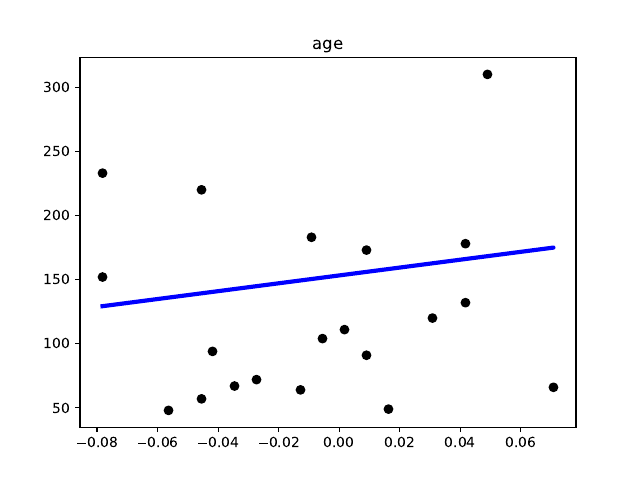

Reproduce this figure in Python.
import matplotlib.pyplot as plt
from matplotlib.backends.backend_pdf import PdfPages
import numpy as np
from sklearn import datasets, linear_model
from sklearn.metrics import mean_squared_error, r2_score

# Load the diabetes dataset as df
diabetes_df = datasets.load_diabetes()
feature_names = diabetes_df.feature_names
print("Diabetes featurenames:\n ", feature_names)
num_features = len(feature_names)
print(num_features)
pdf = PdfPages("diabetes.pdf")
fig = plt.figure()

# iterate through all features
for i in range(num_features):
    # Load the diabetes dataset
    diabetes_X, diabetes_y = datasets.load_diabetes(return_X_y=True)

    # Use only one feature
    diabetes_X = diabetes_X[:, np.newaxis, i]

    # Split the data into training/testing sets
    diabetes_X_train = diabetes_X[:-20]
    diabetes_X_test = diabetes_X[-20:]

    # Split the targets into training/testing sets
    diabetes_y_train = diabetes_y[:-20]
    diabetes_y_test = diabetes_y[-20:]

    # Create linear regression object
    regr = linear_model.LinearRegression()

    # Train the model using the training sets
    regr.fit(diabetes_X_train, diabetes_y_train)

    # Make predictions using the testing set
    diabetes_y_pred = regr.predict(diabetes_X_test)

    # The coefficients
    print("Coefficients: \n", regr.coef_)
    # The mean squared error
    print("Mean squared error: %.2f" % mean_squared_error(diabetes_y_test, diabetes_y_pred))
    # The coefficient of determination: 1 is perfect prediction
    print("Coefficient of determination: %.2f" % r2_score(diabetes_y_test, diabetes_y_pred))

    # Plot outputs
    # sub = fig.add_subplot(2, 2, (i % 4) + 1)
    sub = fig.add_subplot(111)

    sub.scatter(diabetes_X_test, diabetes_y_test, color="black")
    sub.plot(diabetes_X_test, diabetes_y_pred, color="blue", linewidth=3)
    sub.title.set_text(diabetes_df.feature_names[i])

    pdf.savefig(fig)

pdf.close()

diabetes_Xf, diabetes_yf = datasets.load_diabetes(return_X_y=True,
                                                    as_frame=True)
print('diabetes_X\n', diabetes_Xf)
print('\ndiabetes_y\n', diabetes_yf)
